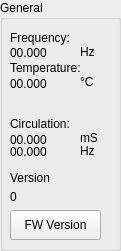
       <widget class="QGroupBox" name="groupBox_8">
        <property name="geometry">
         <rect>
          <x>650</x>
          <y>9</y>
          <width>121</width>
          <height>251</height>
         </rect>
        </property>
        <property name="title">
         <string>General</string>
        </property>
        <widget class="QLabel" name="label_57">
         <property name="geometry">
          <rect>
           <x>10</x>
           <y>30</y>
           <width>81</width>
           <height>16</height>
          </rect>
         </property>
         <property name="text">
          <string>Frequency:</string>
         </property>
        </widget>
        <widget class="QLabel" name="label_58">
         <property name="geometry">
          <rect>
           <x>10</x>
           <y>60</y>
           <width>101</width>
           <height>16</height>
          </rect>
         </property>
         <property name="text">
          <string>Temperature:</string>
         </property>
        </widget>
        <widget class="QLabel" name="labelLineFreq">
         <property name="geometry">
          <rect>
           <x>10</x>
           <y>43</y>
           <width>81</width>
           <height>20</height>
          </rect>
         </property>
         <property name="text">
          <string>00.000</string>
         </property>
        </widget>
        <widget class="QLabel" name="label_59">
         <property name="geometry">
          <rect>
           <x>80</x>
           <y>44</y>
           <width>41</width>
           <height>16</height>
          </rect>
         </property>
         <property name="text">
          <string>Hz</string>
         </property>
        </widget>
        <widget class="QLabel" name="labelModuleTemp">
         <property name="geometry">
          <rect>
           <x>10</x>
           <y>74</y>
           <width>81</width>
           <height>20</height>
          </rect>
         </property>
         <property name="text">
          <string>00.000</string>
         </property>
        </widget>
        <widget class="QLabel" name="label_60">
         <property name="geometry">
          <rect>
           <x>80</x>
           <y>74</y>
           <width>41</width>
           <height>16</height>
          </rect>
         </property>
         <property name="text">
          <string>°C</string>
         </property>
        </widget>
        <widget class="QLabel" name="label_61">
         <property name="geometry">
          <rect>
           <x>80</x>
           <y>130</y>
           <width>41</width>
           <height>16</height>
          </rect>
         </property>
         <property name="text">
          <string>mS</string>
         </property>
        </widget>
        <widget class="QLabel" name="label_62">
         <property name="geometry">
          <rect>
           <x>10</x>
           <y>116</y>
           <width>101</width>
           <height>16</height>
          </rect>
         </property>
         <property name="text">
          <string>Circulation:</string>
         </property>
        </widget>
        <widget class="QLabel" name="labelCirculationTime">
         <property name="geometry">
          <rect>
           <x>10</x>
           <y>130</y>
           <width>81</width>
           <height>20</height>
          </rect>
         </property>
         <property name="text">
          <string>00.000</string>
         </property>
        </widget>
        <widget class="QLabel" name="label_63">
         <property name="geometry">
          <rect>
           <x>80</x>
           <y>143</y>
           <width>41</width>
           <height>16</height>
          </rect>
         </property>
         <property name="text">
          <string>Hz</string>
         </property>
        </widget>
        <widget class="QLabel" name="labelCirculationFreq">
         <property name="geometry">
          <rect>
           <x>10</x>
           <y>142</y>
           <width>81</width>
           <height>20</height>
          </rect>
         </property>
         <property name="text">
          <string>00.000</string>
         </property>
        </widget>
        <widget class="QLabel" name="labelFWVersion">
         <property name="geometry">
          <rect>
           <x>10</x>
           <y>187</y>
           <width>81</width>
           <height>20</height>
          </rect>
         </property>
         <property name="text">
          <string>0</string>
         </property>
        </widget>
        <widget class="QLabel" name="label_68">
         <property name="geometry">
          <rect>
           <x>10</x>
           <y>170</y>
           <width>101</width>
           <height>16</height>
          </rect>
         </property>
         <property name="text">
          <string>Version</string>
         </property>
        </widget>
        <widget class="QPushButton" name="pushButtonVersion">
         <property name="geometry">
          <rect>
           <x>10</x>
           <y>210</y>
           <width>91</width>
           <height>30</height>
          </rect>
         </property>
         <property name="text">
          <string>FW Version</string>
         </property>
        </widget>
       </widget>
